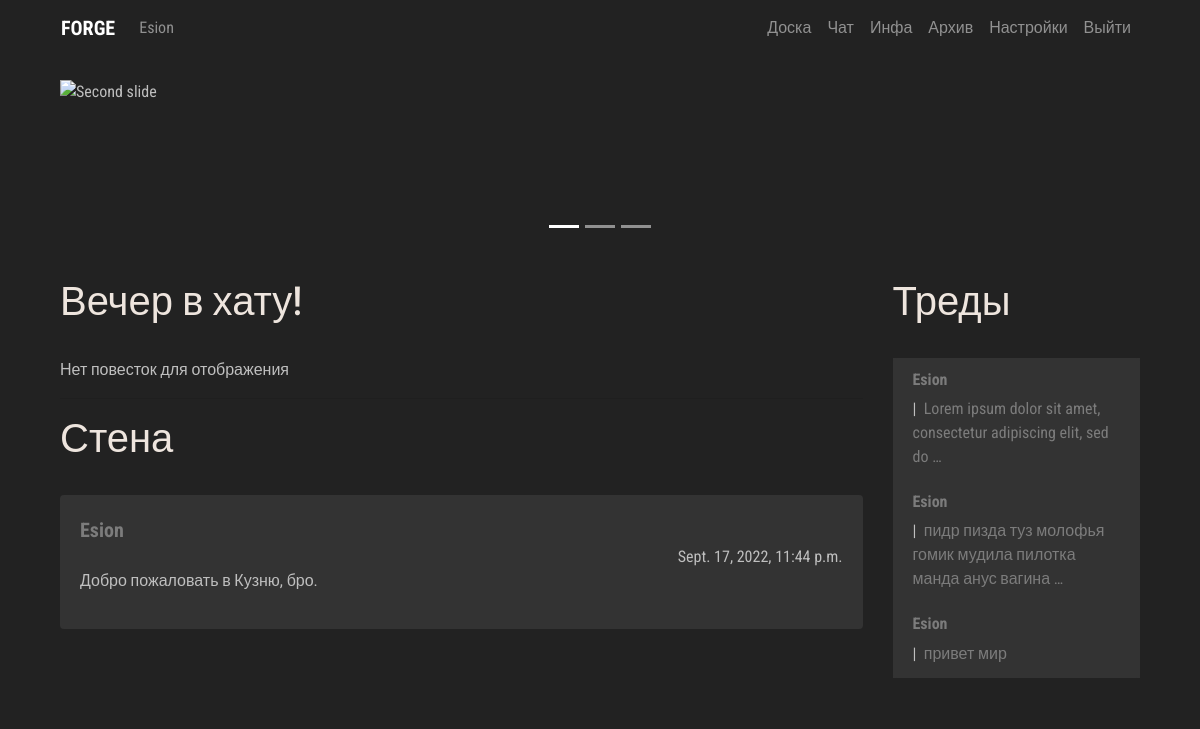
The page /manager/me/ (signed in) on the database its author committed.
### manager/models.py (models this page shows, shortened)
class UserPublicPost(models.Model):
    post_author = models.ForeignKey(User, on_delete=models.CASCADE)
    post_text = models.CharField('Post text', max_length=250)
    post_date = models.DateTimeField('Post date', auto_now=True)
    language_code = models.IntegerField(null=True, blank=True, default=0)

### board/models.py (models this page shows, shortened)
class Thread(models.Model):
    def was_published_recently(self):
        now = timezone.now()
        return now - datetime.timedelta(days=1) <= self.pub_date <= now
    thread_title = models.CharField('Thread title', max_length=100)
    thread_text = models.TextField('Thread text', max_length=10000)
    pub_date = models.DateTimeField('Date published', auto_now=True)
    CATEGORY_CHOICES = [('Random', 'Random'), ('Broadcast', 'Broadcast'), ('Animation', 'Animation'), ('Artwork', 'Artwork'), ('Cinematics', 'Cinematics'), ('Videogames', 'Videogames')]
    category = models.CharField(max_length=100, choices=CATEGORY_CHOICES)
    thread_author = models.ForeignKey(User, on_delete=models.CASCADE)
    was_published_recently.admin_order_field = 'pub_date'
    was_published_recently.boolean = True
    was_published_recently.short_description = 'Published recently?'
    thread_pic = models.ImageField(upload_to=user_thread_directory_path, blank=True, null=True)
    language_code = models.IntegerField(blank=True, null=True, default=0)

### manager/views.py (the view)
# urls.py: path('me/', views.meview, name='me'),
def meview(request):
    language_key = Hikka.objects.get(user=request.user.id).language_code
    latest_threads = Thread.objects.filter(language_code=language_key).order_by('-pub_date')[:10]
    latest_posts = UserPublicPost.objects.filter(language_code=language_key).order_by('-post_date')[:10]
    admin_posts = AdminPublicPost.objects.filter(language_code=language_key).order_by('-post_date')[:10]
    loc = UI
    if request.user.is_authenticated:
        loc_option = Hikka.objects.get(user=request.user.id).language_code
    else:
        loc_option = 0
    headers = Headers
    errors = Errors
    me = Me
    context = {
        'me': me,
        'headers': headers,
        'errors': errors,
        'lang': loc_option,
        'UI': loc,
        'threads': latest_threads,
        'posts': latest_posts,
        'admins': admin_posts
    }
    return render(request, 'me.html', context)

### board/templatetags/loc_extra.py (called while the page is built)
@register.filter
def return_item(l, i):
    try:
        return l[i]
    except:
        return None

@register.filter
def random_message(l, i):
    try:
        return Me.greet(i)
    except:
        return None

### loc/Me.py (called while the page is built)
def greet(language_code):
    if language_code == 0:
        return WELCOME_RANDOM_EN[randint(0, 3)]
    elif language_code == 1:
        return WELCOME_RANDOM_RU[randint(0, 3)]

### manager/templates/me.html (shortened to what this page needs)
{% extends 'hat.html' %}
{% block content %}
{% load loc_extra %}
            <div class="row col-">
               <div class=" col-lg-9 col- content">
                  <br>
                  <div class="trds">
                     <main class="contentd" role="main">
                        <header>
                           <h1 data-text="{{ me.greet|random_message:lang }}">{{ me.greet|random_message:lang }}
                           </h1>
                        </header>
                     </main>
                  </div>
                  <br>
                  {% if admins %}
                  {% for admin in admins %}
                  <div class="card">
                     <div class="card-body">
                        <h4 class="card-title">
                           <p class="article"> {{ admin.post_title }} </p>
                        </h4>
                        {{ admin.post_text|linebreaks }}
                        <div class="d-flex flex-row-reverse">{{ admin.post_date }}</div>
                     </div>
                  </div>
                  <br />
                  {% endfor %}
                  {% else %}
                  {{ errors.NO_AGENDA_POSTS|return_item:lang }}
                  {% endif %}
                  <br>
                  <hr>
                  <div class="trds">
                     <main class="contentd" role="main">
                        <header>
                           <h1 data-text="{{ headers.PUBLIC_MESSAGES|return_item:lang }}">{{ headers.PUBLIC_MESSAGES|return_item:lang }}
                           </h1>
                        </header>
                     </main>
                  </div>
                  <br>
                  {% if posts %}
                  {% for post in posts %}
                  <div class="card">
                     <div class="card-body">
                              <a class="article" href="{% url 'Board:guest' post.post_author%}"> {{ post.post_author }}</a>
                        <div class="d-flex flex-row-reverse">{{ post.post_date }}</div>
                        {{ post.post_text|linebreaks }}
                     </div>
                  </div>
                  <br />
                  {% endfor %}
                  {% else %}
                  {{ errors.NO_PUBLIC_MESSAGES|return_item:lang }}
                  {% endif %}
               </div>
               <div class=" col-lg-3 col- left-sidebar">
                  <br>
                  <div class="trds">
                     <main class="contentd" role="main">
                        <header>
                           <h1 data-text="{{ headers.THREADS|return_item:lang }}">{{ headers.THREADS|return_item:lang }}
                           </h1>
                        </header>
                     </main>
                  </div>
                  <br>
                  {% if threads %}
                  <ul class="list-group">
                     {% for thread in threads %}
                     <li class="list-group-item">
                        <h6> <a class="userlk" href="{% url 'Board:guest' thread.thread_author %}">
                        {{ thread.thread_author }}</a> </h6>
                        |&nbsp;<a href="{% url 'Board:thread' thread.id %}"> {{ thread.thread_text|truncatewords:10 }}  </a>
                     </li>
                     {% endfor %}
                  </ul>
                  {% else %}
                  {{ errors.NO_THREADS|return_item:lang }}
                  {% endif %}
                  <br>
               </div>
            </div>
{% endblock %}

### board/templates/hat.html (shortened to what this page needs)
<!DOCTYPE html>
{% load loc_extra %}
<html lang="en"><head>
	<link rel="stylesheet" href="https://stackpath.bootstrapcdn.com/bootstrap/4.3.1/css/bootstrap.min.css">
     {% load static %}
    <link rel="stylesheet" href=" {% static 'css/master.css' %} " type="text/css">
  </head>
  <body>
<div class="container">
   <nav class="navbar navbar-expand-lg navbar-dark" style="background-color: #222222;">
  <div class="collapse navbar-collapse" id="navbarTogglerDemo01">
    <a class="navbar-brand" href="{% url 'Manager:me' %}"><b>FORGE</b></a>
    <ul class="navbar-nav mr-auto mt-2 mt-lg-0">
    {% if user.is_authenticated %}
         <li class="nav-item">
           <a class="nav-link" href="{% url 'Board:user' %}">{{ user.username }}</a>
      </li>
        {% else %}
        <li class="nav-item">
        <a class="nav-link" href="{% url 'Manager:login' %}">{{ UI.LOG_IN|return_item:lang }}</a>
      </li>
        {% endif %}
    </ul>
     <ul class="navbar-nav  mt-2 mt-lg-0">
      <li class="nav-item">
        <a class="nav-link" href="{% url 'Board:board' %}">{{ UI.BOARD|return_item:lang }}</a>
      </li>
      <li class="nav-item">
        <a class="nav-link" href="{% url 'Chat:chat' %}">{{ UI.CHAT|return_item:lang }}</a>
      </li>
      <li class="nav-item">
        <a class="nav-link" href="{% url 'Paper:info' %}">{{ UI.INFO|return_item:lang }}</a>
      </li>
      <li class="nav-item">
        <a class="nav-link" href="{% url 'Archive:index' %}">{{ UI.ARCHIVE|return_item:lang }}</a>
      </li>
      <li class="nav-item">
        <a class="nav-link" href="#">{{ UI.SETTINGS|return_item:lang }}</a>
      </li>
      <li class="nav-item">
        <a class="nav-link" href="{% url 'Manager:logout' %}">{{ UI.LOG_OUT|return_item:lang }}</a>
      </li>
    </ul>
  </div>
</nav>
<div class="col-lg-12 head-block"><br>
<div id="carouselExampleControls" class="carousel slide" data-ride="carousel">
     <ol class="carousel-indicators">
    <li data-target="#carouselExampleControls" data-slide-to="0" class="active"></li>
    <li data-target="#carouselExampleControls" data-slide-to="1"></li>
    <li data-target="#carouselExampleControls" data-slide-to="2"></li>
  </ol>
  <div class="carousel-inner">
    <div class="carousel-item active">
      <img class="d-block w-100" src="{% static 'imgs/go.png' %}" alt="Second slide" height="150px">
    </div>
  </div>
<br>
</div>
{% block content %} {% endblock %}
<br>
    </div>
</div>
</body>
</html>

### static/css/master.css (style rules this page uses)
.head-block,.top-menu,.top-material,.left-sidebar,.content { background:#222222; margin-bottom:5px; }
.head-block { height:40px; }
.content { border: none; }
.head-block { height:150px; background:right center no-repeat; }
.card { background: #333333; border: none; }
.list-group, .list-group-item { background: #333333; border: none; }
.userlk { font-weight: bold; }
.article { font-weight: bold; font-size: 20px; }
body { font-family: 'Roboto Condensed', sans-serif; font-size: initial; }
a { color: #7c7c7c; font-size: initial; }
body { background: #222; color: #bfbfbf; }
.contentd header h1 { position:relative;color:#eee5de }
.contentd header h1:after, .contentd header h1:before { position:absolute;top:0;overflow:hidden;clip:rect(0,100vw,0,0);content:attr(data-text);background: #a9a9a9 }
.contentd header h1:before { left:-1vmin;animation:noise 7s infinite steps(3,end) alternate-reverse;color:#71fcff;text-shadow:.4vmin 0 #00f,-.2vmin 1vmin red }
.contentd header h1:after { left:1vmin;animation:noise-alt 5s infinite steps(3,end) alternate-reverse;color:#ff9eed;text-shadow:-2vmin 0 #ff0,.1vmin -1vmin #00f }
.trds { background: #none; }

### rows shown on the page
UserPublicPost: post_author "Esion", post_date "Sept. 17, 2022, 11:44 p.m.", post_text "Добро пожаловать в Кузню, бро."
Thread: thread_author "Esion", thread_text "Lorem ipsum dolor sit amet, consectetur adipiscing elit, sed do …"
Thread: thread_author "Esion", thread_text "пидр пизда туз молофья гомик мудила пилотка манда анус вагина …"
Thread: thread_author "Esion", thread_text "привет мир"

### other values the page prints
{{ user.username }} "Esion"
{{ UI.BOARD|return_item:lang }} "Доска"
{{ UI.CHAT|return_item:lang }} "Чат"
{{ UI.INFO|return_item:lang }} "Инфа"
{{ UI.ARCHIVE|return_item:lang }} "Архив"
{{ UI.SETTINGS|return_item:lang }} "Настройки"
{{ UI.LOG_OUT|return_item:lang }} "Выйти"
{{ me.greet|random_message:lang }} "Вечер в хату!"
{{ errors.NO_AGENDA_POSTS|return_item:lang }} "Нет повесток для отображения"
{{ headers.PUBLIC_MESSAGES|return_item:lang }} "Стена"
{{ headers.THREADS|return_item:lang }} "Треды"
